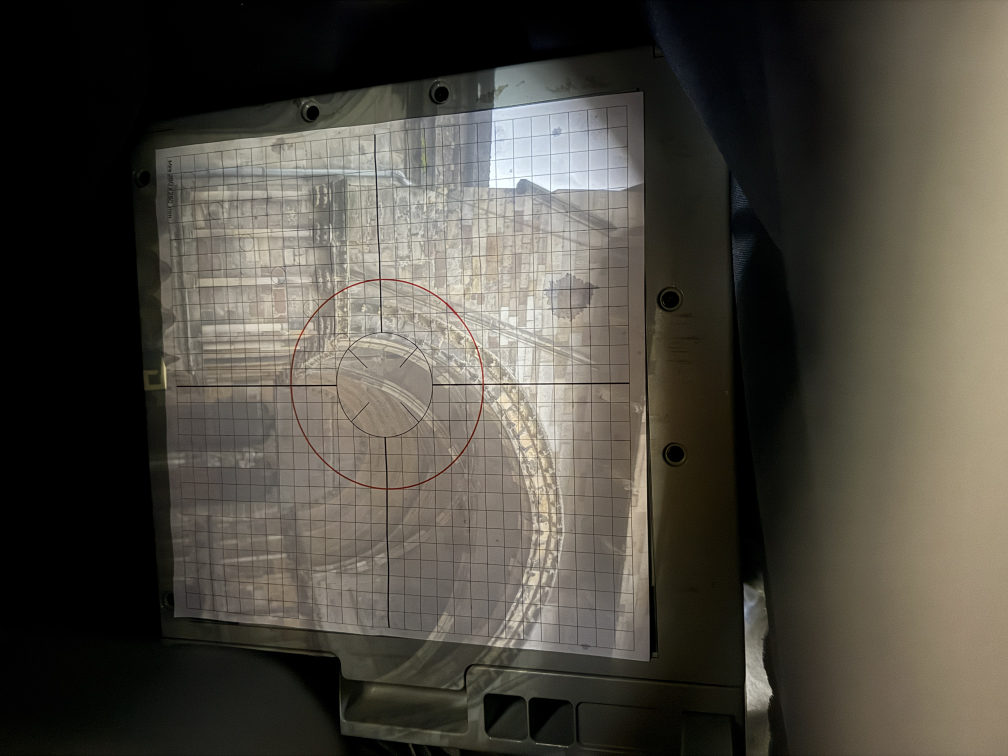
#> input picture jeu-essai/epinal/references/photos-brutes/a-brut.jpg, 4032 x 3024 px (shown at 1/4 size); its folder holds 4 pictures in this run
$ python regarder.py ../../jeu-essai/epinal/references/photos-brutes/a-brut.jpg
#> lines starting #> are read from the running program, lines starting #| are printed output that depends on the picture; after the words box and inside, x2 and y2 are one past the last pixel; in counts of white or black regions, pixels touching at a corner belong together
"""Fabrique une planche-contact des photos brutes et des recadrages pleine
résolution, pour regarder ce que contiennent vraiment les photos.

    python3 etudes/2.1-detection/regarder.py <dossier de sortie>
"""
import os
import sys

import cv2
import numpy as np

ICI = os.path.dirname(os.path.abspath(__file__))
BRUTES = os.path.join(ICI, "..", "..", "jeu-essai", "epinal", "references", "photos-brutes")

# Recadrages (x, y) de 700 px dans la photo a-brut, pixels tels qu'enregistrés.
RECADRAGES = {
    "hg": (500, 300),
    "centre": (1300, 1300),
    "ciel": (1900, 400),
    "bd": (2000, 2000),
    "bg": (550, 2000),
    "hd": (2100, 300),
}


def lire(nom):
    """Lit une photo sans appliquer l'orientation EXIF (pixels tels qu'enregistrés)."""
#> called with nom = 'a-brut.jpg'
    return cv2.imread(os.path.join(BRUTES, nom), cv2.IMREAD_COLOR | cv2.IMREAD_IGNORE_ORIENTATION)
#> returned value is the input picture: shape (3024, 4032, 3); mean B, G, R 64.4, 72.9, 76.5


def main(sortie):
    os.makedirs(sortie, exist_ok=True)
    noms = sorted(os.listdir(BRUTES))
    vignettes = []
    for nom in noms:
        petite = cv2.resize(lire(nom), (672, 504), interpolation=cv2.INTER_AREA)
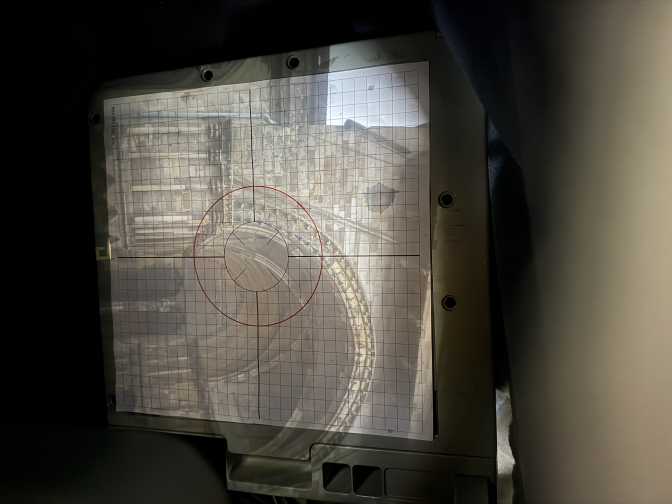
#> petite: shape (504, 672, 3); mean B, G, R 64.4, 72.9, 76.5
        cv2.putText(petite, nom, (10, 30), 0, 1, (0, 255, 255), 2)
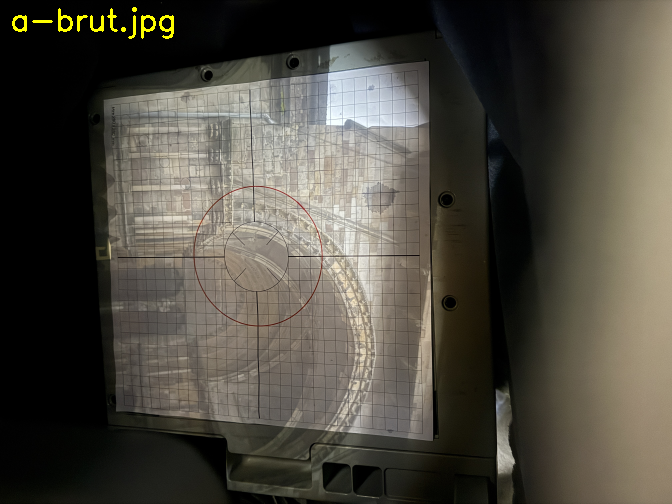
#> petite: shape (504, 672, 3); 0.32% of pixels changed, all inside (x1, y1, x2, y2) = (12, 7, 174, 39)
        vignettes.append(petite)
#> pass 2 of the loop in main, `for nom in noms:`:
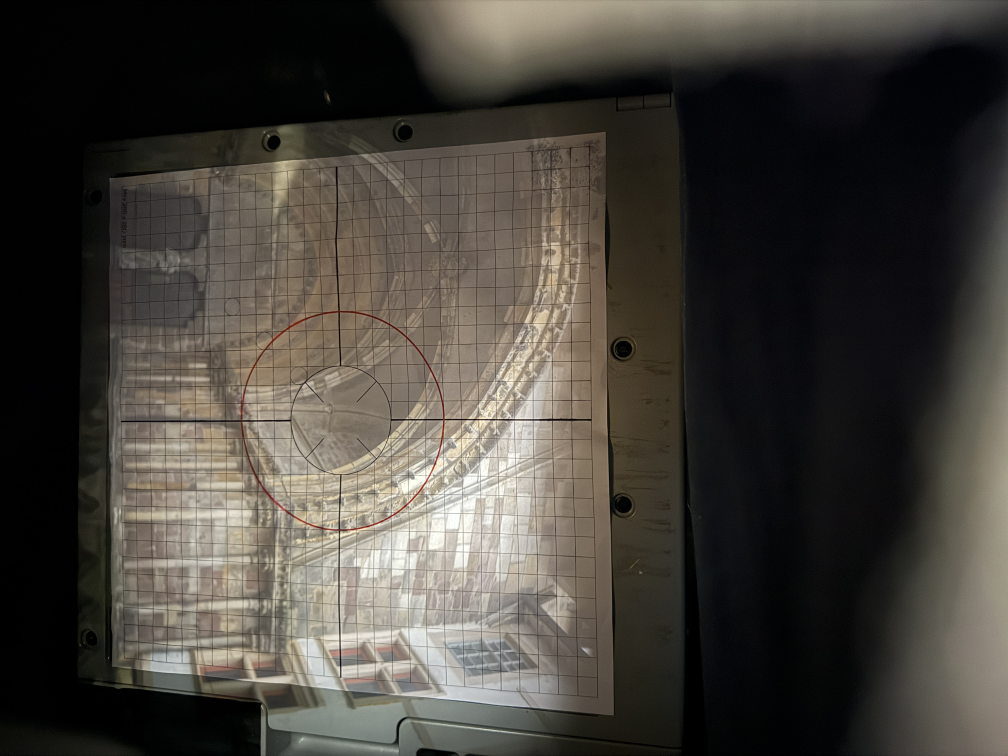
#> input picture jeu-essai/epinal/references/photos-brutes/b-brut.jpg, 4032 x 3024 px (shown at 1/4 size)
#> in lire, returned value is the input picture: shape (3024, 4032, 3); mean B, G, R 59.6, 65.9, 69.8
#> in main, `petite = cv2.resize(lire(nom), (672, 504), interpolation=cv2.INTER_AREA)`:
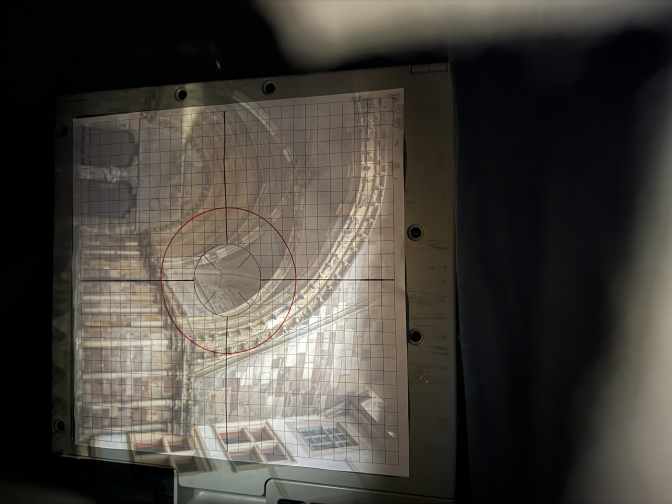
#> petite: shape (504, 672, 3); mean B, G, R 59.6, 65.9, 69.8
#> in main, `cv2.putText(petite, nom, (10, 30), 0, 1, (0, 255, 255), 2)`:
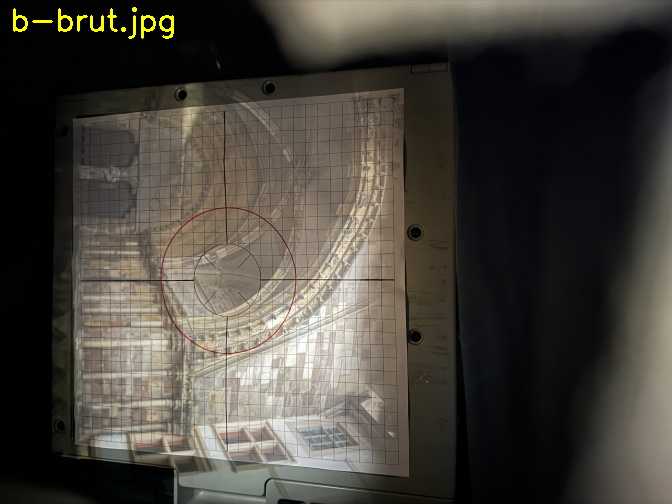
#> petite: shape (504, 672, 3); 0.33% of pixels changed, all inside (x1, y1, x2, y2) = (13, 7, 174, 39)
#> pass 3 of the loop in main, `for nom in noms:`:
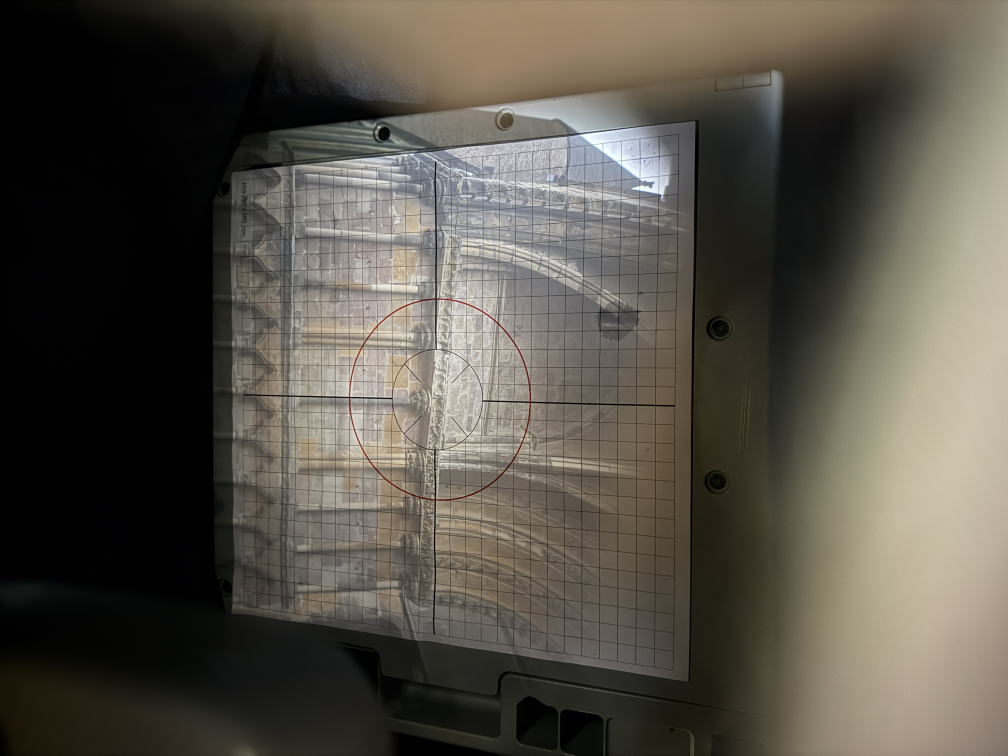
#> input picture jeu-essai/epinal/references/photos-brutes/c-brut.jpg, 4032 x 3024 px (shown at 1/4 size)
#> in lire, returned value is the input picture: shape (3024, 4032, 3); mean B, G, R 72.5, 81.7, 86.3
#> in main, `petite = cv2.resize(lire(nom), (672, 504), interpolation=cv2.INTER_AREA)`:
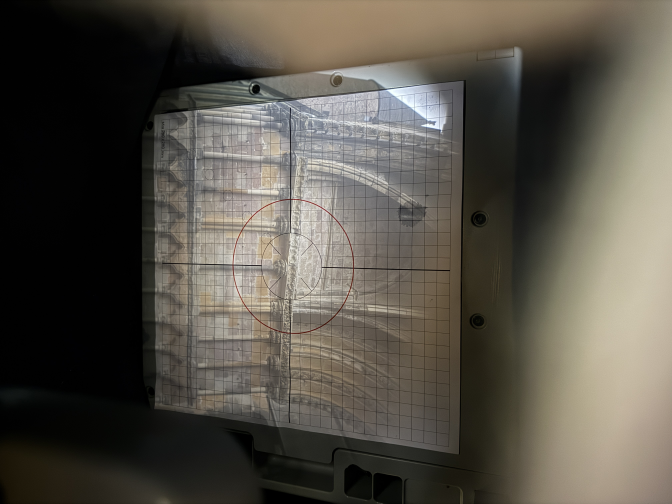
#> petite: shape (504, 672, 3); mean B, G, R 72.5, 81.7, 86.3
#> in main, `cv2.putText(petite, nom, (10, 30), 0, 1, (0, 255, 255), 2)`:
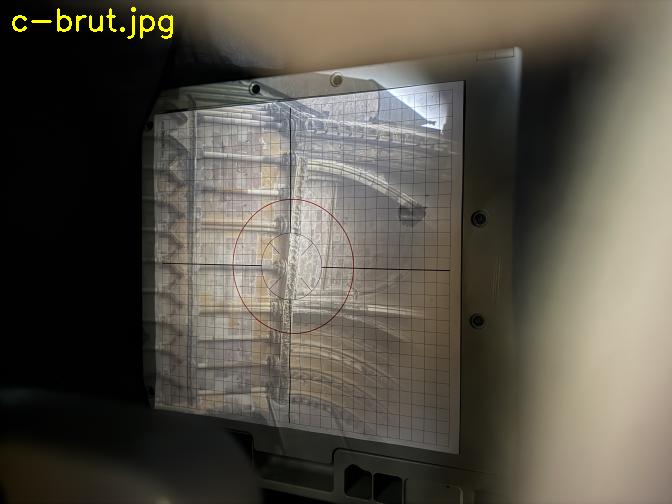
#> petite: shape (504, 672, 3); 0.32% of pixels changed, all inside (x1, y1, x2, y2) = (12, 7, 173, 39)
#> the loop made 4 passes; the first 3 are shown
#> (the run stopped early here; a loop or call above may not have finished)
